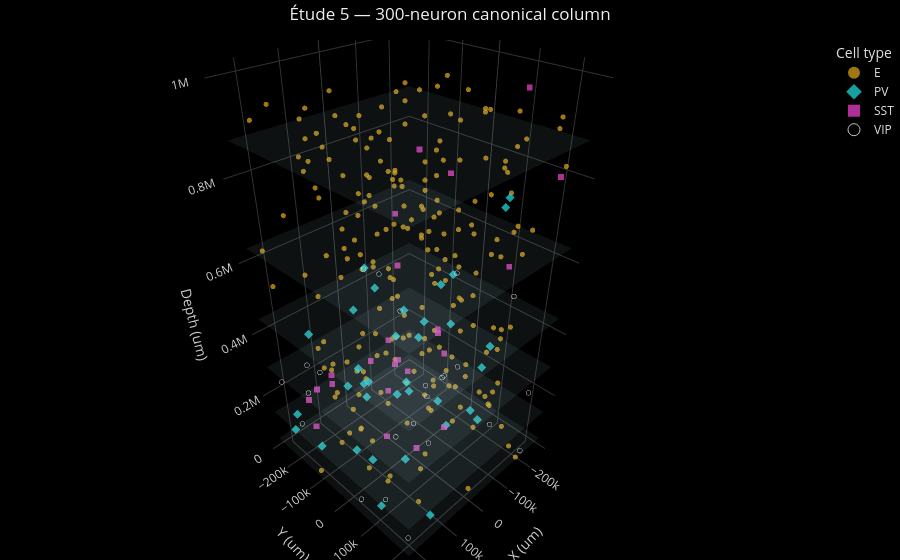

Source (notebook cell):
### Markdown cell above
## 4 · Interactive 3D network (Plotly → HTML)

`vis.visualize_network_3d` returns a Plotly figure and writes a standalone
interactive HTML you can pan/zoom/rotate. Neurons are colored by cell type and
placed by their (x, y, depth-Z) coordinates.

### Code cell
from pathlib import Path
assets = Path("assets"); assets.mkdir(exist_ok=True)
html_path = assets / "etude5_network_3d.html"
fig3d = jtfne.vis.visualize_network_3d(
    model.neuron_table(),
    title=f"Étude 5 — {N}-neuron canonical column",
    show_layers=True, show_edges=False,
    output_html=str(html_path),
)
print("interactive 3D network saved ->", html_path)
fig3d  # renders inline in Jupyter

### Figure 1 — Plotly figure (JSON) as saved in the notebook; plotly's stock layout.template omitted (floating-point values rounded to 4 significant figures; data arrays with more than 128 entries replaced by an {"elided": "..."} marker saying what was removed)
{"data": [{"hoverinfo": "text", "marker": {"color": "#d4a017", "opacity": 0.75, "size": 3, "symbol": "circle"}, "mode": "markers", "name": "E", "text": {"elided": "217 str values"}, "type": "scatter3d", "x": {"elided": "217 float values"}, "y": {"elided": "217 float values"}, "z": {"elided": "217 float values"}}, {"hoverinfo": "text", "marker": {"color": "#1fd6d6", "opacity": 0.75, "size": 3, "symbol": "diamond"}, "mode": "markers", "name": "PV", "text": ["id=12<br>area=V1<br>layer=L1<br>x=-94087.24 um<br>y=49188.91 um<br>z=58108.51 um", "id=42<br>area=V1<br>layer=L2<br>x=222551.47 um<br>y=130953.49 um<br>z=85637.72 um", "id=43<br>area=V1<br>layer=L2<br>x=241066.93 um<br>y=-59412.90 um<br>z=154734.69 um", "id=44<br>area=V1<br>layer=L2<br>x=-243687.63 um<br>y=42428.08 um<br>z=170787.32 um", "id=45<br>area=V1<br>layer=L2<br>x=231858.07 um<br>y=-166876.67 um<br>z=180645.02 um", "id=46<br>area=V1<br>layer=L2<br>x=132.38 um<br>y=-44241.13 um<br>z=174854.65 um", "id=47<br>area=V1<br>layer=L2<br>x=166218.16 um<br>y=234934.09 um<br>z=97367.04 um", "id=48<br>area=V1<br>layer=L2<br>x=226440.91 um<br>y=-194742.80 um<br>z=99823.20 um", "id=49<br>area=V1<br>layer=L2<br>x=144070.15 um<br>y=14700.17 um<br>z=86459.63 um", "id=50<br>area=V1<br>layer=L2<br>x=173110.43 um<br>y=-10255.99 um<br>z=126261.16 um", "id=87<br>area=V1<br>layer=L3<br>x=126425.92 um<br>y=-233893.99 um<br>z=340911.48 um", "id=88<br>area=V1<br>layer=L3<br>x=-43109.36 um<br>y=190184.59 um<br>z=220972.28 um", "id=89<br>area=V1<br>layer=L3<br>x=198322.00 um<br>y=5534.53 um<br>z=368434.46 um", "id=90<br>area=V1<br>layer=L3<br>x=-169944.17 um<br>y=-190299.33 um<br>z=286553.11 um", "id=91<br>area=V1<br>layer=L3<br>x=-33047.20 um<br>y=174156.55 um<br>z=247231.17 um", "id=92<br>area=V1<br>layer=L3<br>x=140680.13 um<br>y=-24664.04 um<br>z=365306.85 um", "id=93<br>area=V1<br>layer=L3<br>x=83080.11 um<br>y=172054.23 um<br>z=357825.31 um", "id=94<br>area=V1<br>layer=L3<br>x=-150263.79 um<br>y=1536.49 um<br>z=351619.51 um", "id=95<br>area=V1<br>layer=L3<br>x=-134614.83 um<br>y=-78007.76 um<br>z=324715.76 um", "id=96<br>area=V1<br>layer=L3<br>x=155653.95 um<br>y=10126.41 um<br>z=350410.37 um", "id=97<br>area=V1<br>layer=L3<br>x=173334.60 um<br>y=161903.26 um<br>z=234954.85 um", "id=98<br>area=V1<br>layer=L3<br>x=118305.98 um<br>y=117998.60 um<br>z=374671.31 um", "id=99<br>area=V1<br>layer=L3<br>x=-149227.38 um<br>y=131315.95 um<br>z=353777.08 um", "id=100<br>area=V1<br>layer=L3<br>x=104950.55 um<br>y=-43548.29 um<br>z=237321.11 um", "id=139<br>area=V1<br>layer=L4<br>x=-21722.56 um<br>y=10785.70 um<br>z=385729.13 um", "id=140<br>area=V1<br>layer=L4<br>x=-56976.56 um<br>y=-220556.20 um<br>z=463918.86 um", "id=141<br>area=V1<br>layer=L4<br>x=112797.98 um<br>y=-64700.07 um<br>z=497624.99 um", "id=142<br>area=V1<br>layer=L4<br>x=164848.51 um<br>y=37761.39 um<br>z=380796.94 um", "id=143<br>area=V1<br>layer=L4<br>x=102226.91 um<br>y=62326.07 um<br>z=488489.30 um", "id=144<br>area=V1<br>layer=L4<br>x=131310.52 um<br>y=123066.07 um<br>z=413383.99 um", "id=145<br>area=V1<br>layer=L4<br>x=20240.13 um<br>y=-94398.44 um<br>z=499180.59 um", "id=214<br>area=V1<br>layer=L5<br>x=-72076.38 um<br>y=67945.84 um<br>z=569089.53 um", "id=215<br>area=V1<br>layer=L5<br>x=-49015.16 um<br>y=52305.76 um<br>z=545630.93 um", "id=216<br>area=V1<br>layer=L5<br>x=-249412.60 um<br>y=75311.66 um<br>z=698749.72 um", "id=217<br>area=V1<br>layer=L5<br>x=-203331.29 um<br>y=98664.34 um<br>z=698995.23 um"], "type": "scatter3d", "x": [-94090.0, 222600.0, 241100.0, -243700.0, 231900.0, 132.4, 166200.0, 226400.0, 144100.0, 173100.0, 126400.0, -43110.0, 198300.0, -169900.0, -33050.0, 140700.0, 83080.0, -150300.0, -134600.0, 155700.0, 173300.0, 118300.0, -149200.0, 105000.0, -21720.0, -56980.0, 112800.0, 164800.0, 102200.0, 131300.0, 20240.0, -72080.0, -49020.0, -249400.0, -203300.0], "y": [49190.0, 131000.0, -59410.0, 42430.0, -166900.0, -44240.0, 234900.0, -194700.0, 14700.0, -10260.0, -233900.0, 190200.0, 5535.0, -190300.0, 174200.0, -24660.0, 172100.0, 1536.0, -78010.0, 10130.0, 161900.0, 118000.0, 131300.0, -43550.0, 10790.0, -220600.0, -64700.0, 37760.0, 62330.0, 123100.0, -94400.0, 67950.0, 52310.0, 75310.0, 98660.0], "z": [58110.0, 85640.0, 154700.0, 170800.0, 180600.0, 174900.0, 97370.0, 99820.0, 86460.0, 126300.0, 340900.0, 221000.0, 368400.0, 286600.0, 247200.0, 365300.0, 357800.0, 351600.0, 324700.0, 350400.0, 235000.0, 374700.0, 353800.0, 237300.0, 385700.0, 463900.0, 497600.0, 380800.0, 488500.0, 413400.0, 499200.0, 569100.0, 545600.0, 698700.0, 699000.0]}, {"hoverinfo": "text", "marker": {"color": "#e840c8", "opacity": 0.75, "size": 3, "symbol": "square"}, "mode": "markers", "name": "SST", "text": ["id=13<br>area=V1<br>layer=L1<br>x=-105433.46 um<br>y=32341.12 um<br>z=30179.55 um", "id=14<br>area=V1<br>layer=L1<br>x=-111682.00 um<br>y=-200514.14 um<br>z=8800.67 um", "id=51<br>area=V1<br>layer=L2<br>x=189025.82 um<br>y=-153507.77 um<br>z=115125.95 um", "id=52<br>area=V1<br>layer=L2<br>x=81318.14 um<br>y=-215394.68 um<br>z=185353.49 um", "id=53<br>area=V1<br>layer=L2<br>x=150304.02 um<br>y=-233365.54 um<br>z=128143.94 um", "id=54<br>area=V1<br>layer=L2<br>x=56162.77 um<br>y=82490.68 um<br>z=113868.72 um", "id=101<br>area=V1<br>layer=L3<br>x=-210770.79 um<br>y=-96605.42 um<br>z=246069.34 um", "id=102<br>area=V1<br>layer=L3<br>x=-89445.71 um<br>y=-170719.39 um<br>z=235022.69 um", "id=103<br>area=V1<br>layer=L3<br>x=175998.09 um<br>y=106355.61 um<br>z=267562.36 um", "id=104<br>area=V1<br>layer=L3<br>x=241641.16 um<br>y=-52434.62 um<br>z=348345.28 um", "id=105<br>area=V1<br>layer=L3<br>x=-174790.92 um<br>y=-37876.78 um<br>z=214794.10 um", "id=106<br>area=V1<br>layer=L3<br>x=26760.58 um<br>y=22391.92 um<br>z=315071.58 um", "id=107<br>area=V1<br>layer=L3<br>x=49972.18 um<br>y=2832.83 um<br>z=339401.27 um", "id=108<br>area=V1<br>layer=L3<br>x=216653.88 um<br>y=-27089.12 um<br>z=365630.54 um", "id=146<br>area=V1<br>layer=L4<br>x=-36057.35 um<br>y=59957.92 um<br>z=418115.11 um", "id=147<br>area=V1<br>layer=L4<br>x=141113.52 um<br>y=20690.14 um<br>z=416815.04 um", "id=218<br>area=V1<br>layer=L5<br>x=165537.24 um<br>y=133882.46 um<br>z=503748.54 um", "id=219<br>area=V1<br>layer=L5<br>x=110687.97 um<br>y=79018.83 um<br>z=678689.00 um", "id=220<br>area=V1<br>layer=L5<br>x=-20958.01 um<br>y=-64019.38 um<br>z=690877.62 um", "id=221<br>area=V1<br>layer=L5<br>x=-163740.04 um<br>y=151686.61 um<br>z=586065.41 um", "id=296<br>area=V1<br>layer=L6<br>x=-27724.56 um<br>y=86879.67 um<br>z=831123.59 um", "id=297<br>area=V1<br>layer=L6<br>x=211010.93 um<br>y=232310.65 um<br>z=988069.53 um", "id=298<br>area=V1<br>layer=L6<br>x=-212714.14 um<br>y=218307.14 um<br>z=806670.73 um", "id=299<br>area=V1<br>layer=L6<br>x=-218115.39 um<br>y=116793.87 um<br>z=961421.19 um"], "type": "scatter3d", "x": [-105400.0, -111700.0, 189000.0, 81320.0, 150300.0, 56160.0, -210800.0, -89450.0, 176000.0, 241600.0, -174800.0, 26760.0, 49970.0, 216700.0, -36060.0, 141100.0, 165500.0, 110700.0, -20960.0, -163700.0, -27720.0, 211000.0, -212700.0, -218100.0], "y": [32340.0, -200500.0, -153500.0, -215400.0, -233400.0, 82490.0, -96610.0, -170700.0, 106400.0, -52430.0, -37880.0, 22390.0, 2833.0, -27090.0, 59960.0, 20690.0, 133900.0, 79020.0, -64020.0, 151700.0, 86880.0, 232300.0, 218300.0, 116800.0], "z": [30180.0, 8801.0, 115100.0, 185400.0, 128100.0, 113900.0, 246100.0, 235000.0, 267600.0, 348300.0, 214800.0, 315100.0, 339400.0, 365600.0, 418100.0, 416800.0, 503700.0, 678700.0, 690900.0, 586100.0, 831100.0, 988100.0, 806700.0, 961400.0]}, {"hoverinfo": "text", "marker": {"color": "#ffffff", "opacity": 0.75, "size": 3, "symbol": "circle-open"}, "mode": "markers", "name": "VIP", "text": ["id=15<br>area=V1<br>layer=L1<br>x=-206147.73 um<br>y=-135373.12 um<br>z=9881.53 um", "id=16<br>area=V1<br>layer=L1<br>x=183660.09 um<br>y=102320.19 um<br>z=45841.63 um", "id=17<br>area=V1<br>layer=L1<br>x=237313.09 um<br>y=76177.18 um<br>z=73343.08 um", "id=18<br>area=V1<br>layer=L1<br>x=-195006.37 um<br>y=228581.19 um<br>z=19106.17 um", "id=19<br>area=V1<br>layer=L1<br>x=177742.90 um<br>y=-239087.46 um<br>z=51933.15 um", "id=20<br>area=V1<br>layer=L1<br>x=-25168.12 um<br>y=-8323.01 um<br>z=74013.64 um", "id=21<br>area=V1<br>layer=L1<br>x=24065.43 um<br>y=-27286.95 um<br>z=44842.35 um", "id=22<br>area=V1<br>layer=L1<br>x=-242329.24 um<br>y=-101048.65 um<br>z=42316.78 um", "id=23<br>area=V1<br>layer=L1<br>x=204525.23 um<br>y=201414.05 um<br>z=14333.76 um", "id=55<br>area=V1<br>layer=L2<br>x=-123676.24 um<br>y=8913.40 um<br>z=195592.73 um", "id=56<br>area=V1<br>layer=L2<br>x=7312.00 um<br>y=78295.65 um<br>z=89878.22 um", "id=57<br>area=V1<br>layer=L2<br>x=98266.24 um<br>y=-244594.69 um<br>z=187541.71 um", "id=58<br>area=V1<br>layer=L2<br>x=-175737.38 um<br>y=11044.50 um<br>z=195995.99 um", "id=59<br>area=V1<br>layer=L2<br>x=-140946.81 um<br>y=158816.75 um<br>z=107774.53 um", "id=109<br>area=V1<br>layer=L3<br>x=-160204.35 um<br>y=249004.36 um<br>z=270261.41 um", "id=110<br>area=V1<br>layer=L3<br>x=224592.33 um<br>y=-115917.03 um<br>z=283145.34 um", "id=111<br>area=V1<br>layer=L3<br>x=224645.79 um<br>y=-232431.95 um<br>z=242631.58 um", "id=112<br>area=V1<br>layer=L3<br>x=11644.90 um<br>y=72795.39 um<br>z=254827.08 um", "id=113<br>area=V1<br>layer=L3<br>x=-95547.80 um<br>y=-129280.33 um<br>z=353481.11 um", "id=148<br>area=V1<br>layer=L4<br>x=235958.04 um<br>y=-90222.78 um<br>z=393917.44 um", "id=149<br>area=V1<br>layer=L4<br>x=-245745.12 um<br>y=118716.78 um<br>z=448507.04 um", "id=222<br>area=V1<br>layer=L5<br>x=102294.68 um<br>y=223207.89 um<br>z=722765.27 um", "id=223<br>area=V1<br>layer=L5<br>x=114344.84 um<br>y=27408.24 um<br>z=636765.84 um", "id=224<br>area=V1<br>layer=L5<br>x=74061.21 um<br>y=-68344.12 um<br>z=587727.19 um"], "type": "scatter3d", "x": [-206100.0, 183700.0, 237300.0, -195000.0, 177700.0, -25170.0, 24070.0, -242300.0, 204500.0, -123700.0, 7312.0, 98270.0, -175700.0, -140900.0, -160200.0, 224600.0, 224600.0, 11640.0, -95550.0, 236000.0, -245700.0, 102300.0, 114300.0, 74060.0], "y": [-135400.0, 102300.0, 76180.0, 228600.0, -239100.0, -8323.0, -27290.0, -101000.0, 201400.0, 8913.0, 78300.0, -244600.0, 11040.0, 158800.0, 249000.0, -115900.0, -232400.0, 72800.0, -129300.0, -90220.0, 118700.0, 223200.0, 27410.0, -68340.0], "z": [9882.0, 45840.0, 73340.0, 19110.0, 51930.0, 74010.0, 44840.0, 42320.0, 14330.0, 195600.0, 89880.0, 187500.0, 196000.0, 107800.0, 270300.0, 283100.0, 242600.0, 254800.0, 353500.0, 393900.0, 448500.0, 722800.0, 636800.0, 587700.0]}, {"color": "lightblue", "hoverinfo": "skip", "name": "layer L1", "opacity": 0.08, "showlegend": false, "type": "mesh3d", "x": [-249400.0, 249600.0, 249600.0, -249400.0], "y": [-248400.0, -248400.0, 249000.0, 249000.0], "z": [42830.0, 42830.0, 42830.0, 42830.0]}, {"color": "lightblue", "hoverinfo": "skip", "name": "layer L2", "opacity": 0.08, "showlegend": false, "type": "mesh3d", "x": [-249400.0, 249600.0, 249600.0, -249400.0], "y": [-248400.0, -248400.0, 249000.0, 249000.0], "z": [142000.0, 142000.0, 142000.0, 142000.0]}, {"color": "lightblue", "hoverinfo": "skip", "name": "layer L3", "opacity": 0.08, "showlegend": false, "type": "mesh3d", "x": [-249400.0, 249600.0, 249600.0, -249400.0], "y": [-248400.0, -248400.0, 249000.0, 249000.0], "z": [297500.0, 297500.0, 297500.0, 297500.0]}, {"color": "lightblue", "hoverinfo": "skip", "name": "layer L4", "opacity": 0.08, "showlegend": false, "type": "mesh3d", "x": [-249400.0, 249600.0, 249600.0, -249400.0], "y": [-248400.0, -248400.0, 249000.0, 249000.0], "z": [447300.0, 447300.0, 447300.0, 447300.0]}, {"color": "lightblue", "hoverinfo": "skip", "name": "layer L5", "opacity": 0.08, "showlegend": false, "type": "mesh3d", "x": [-249400.0, 249600.0, 249600.0, -249400.0], "y": [-248400.0, -248400.0, 249000.0, 249000.0], "z": [638000.0, 638000.0, 638000.0, 638000.0]}, {"color": "lightblue", "hoverinfo": "skip", "name": "layer L6", "opacity": 0.08, "showlegend": false, "type": "mesh3d", "x": [-249400.0, 249600.0, 249600.0, -249400.0], "y": [-248400.0, -248400.0, 249000.0, 249000.0], "z": [880900.0, 880900.0, 880900.0, 880900.0]}], "layout": {"legend": {"font": {"color": "#e0e0e0"}, "itemsizing": "constant", "title": {"text": "Cell type"}}, "margin": {"b": 0, "l": 0, "r": 0, "t": 40}, "paper_bgcolor": "black", "scene": {"bgcolor": "black", "xaxis": {"backgroundcolor": "black", "color": "#cccccc", "gridcolor": "#333333", "showbackground": true, "title": {"text": "X (um)"}, "zerolinecolor": "#444444"}, "yaxis": {"backgroundcolor": "black", "color": "#cccccc", "gridcolor": "#333333", "showbackground": true, "title": {"text": "Y (um)"}, "zerolinecolor": "#444444"}, "zaxis": {"backgroundcolor": "black", "color": "#cccccc", "gridcolor": "#333333", "showbackground": true, "title": {"text": "Depth (um)"}, "zerolinecolor": "#444444"}}, "title": {"font": {"color": "#f0f0f0"}, "text": "Étude 5 — 300-neuron canonical column", "x": 0.5}}}
